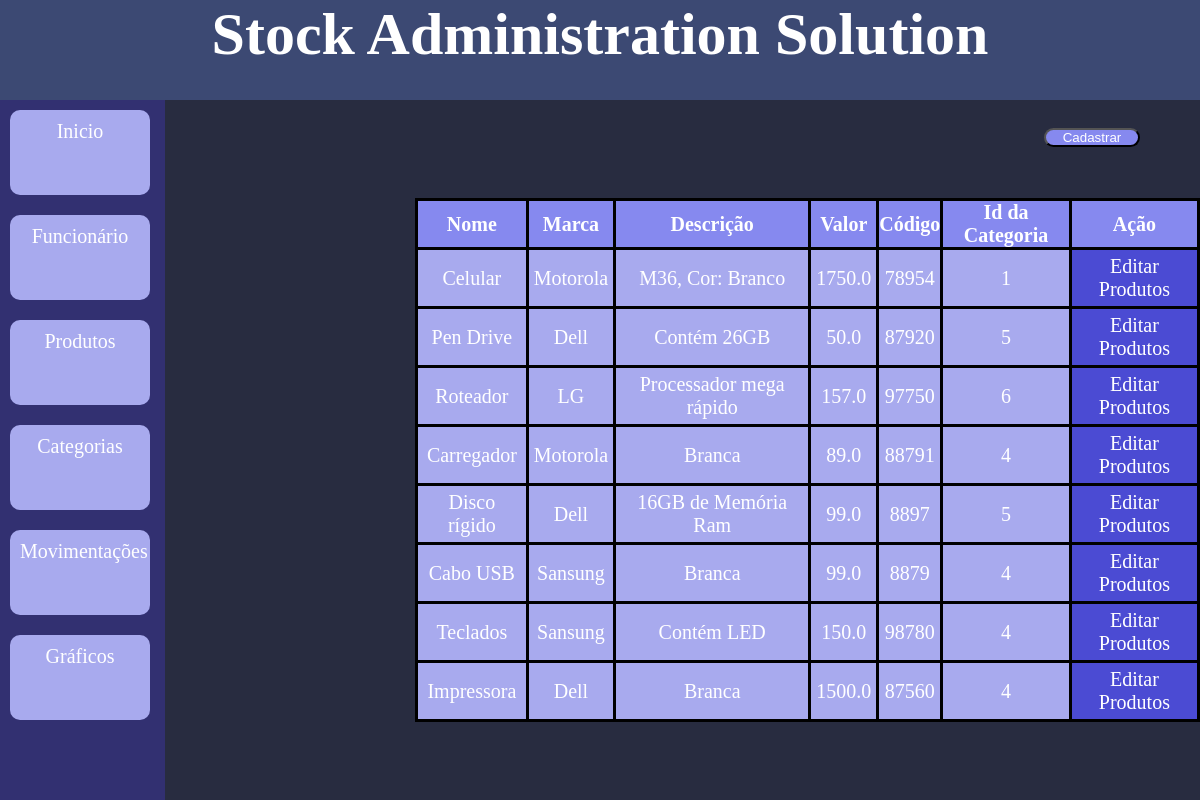
/produtos, run on the app's committed database.
### models.py (models this page shows, shortened)
class Produto(Base):
    __tablename__ = 'produtos'
    id = Column(Integer, primary_key=True)
    nome = Column(String(40), nullable=False, index=True)
    marca = Column(String(40), nullable=False, index=True)
    descricao = Column(String(40), nullable=False, index=True)
    quantidade = Column(Integer)
    valor = Column(Float, nullable=False, index=True)
    codigo = Column(Integer, nullable=False, index=True, unique=True)
    categoria_id = Column(Integer, ForeignKey('categorias.id'))
    categorias = relationship('Categoria')

### app.py (the view)
@app.route('/produtos', methods=['GET'])
def produtos():
    sql_produtos = (select(Produto, Categoria)
                    .join(Categoria, Produto.categoria_id == Categoria.id)
                    )
    resultado_produtos = db_sesion.execute(sql_produtos).scalars()
    print('listadeprodutos:', resultado_produtos)
    return render_template('lista_produtos.html',
                           produtos_banco=resultado_produtos)

### templates/lista_produtos.html
{% extends 'base.html' %}
{% block conteudo %}
<button class="continuar"><a href="{{url_for('criar_produto')}}">Cadastrar</a></button>
<table class="produtos_tab">
    <thead>
        <tr>
            <th>Nome</th>
            <th>Marca</th>
            <th>Descrição</th>
            <th>Valor</th>
            <th>Código</th>
            <th>Id da Categoria</th>
            <th>Ação</th>
        </tr>
    </thead>
    <tbody>
        {% for item in produtos_banco%}
        <tr>
            <td>{{item.nome}}</td>
            <td>{{item.marca}}</td>
            <td>{{item.descricao}}</td>
            <td>{{item.valor}}</td>
            <td>{{item.codigo}}</td>
            <td>{{item.categoria_id}}</td>
            <td class="editar"><a href="{{ url_for('editar_produto', id=item.id) }}">Editar Produtos</a></td>
        </tr>
        {% endfor %}
    </tbody>
</table>
{% endblock conteudo %}

### static/base.css (style rules this page uses)
* { margin: 0; padding: 0; }
body, html { height: 100vh; font-family: "Berlin Sans FB"; font-size: 20px; background-color: #282c40; }
li, a { color: white; text-decoration: none; }
table, td, th { border: 3px solid black; border-collapse: collapse; }
td { text-align: center; padding: 5px; background-color: #a8aaee; color: white; }
th { background-color: #8689ef; color: white; }
.editar { background-color: #4b4bd3; }
.produtos_tab { margin-left: 250px; margin-top: 20px; }
.continuar { position: absolute; width: 8%; background-color: #8689ef; text-align: center; color: white; border-radius: 20px; height: auto; top: 16vh; right: 5vw; }

### data on the page
Produto: nome "Celular", marca "Motorola", descricao "M36, Cor: Branco", valor "1750.0", codigo "78954", categoria_id "1"
Produto: nome "Pen Drive", marca "Dell", descricao "Contém 26GB", valor "50.0", codigo "87920", categoria_id "5"
Produto: nome "Roteador", marca "LG", descricao "Processador mega rápido", valor "157.0", codigo "97750", categoria_id "6"
Produto: nome "Carregador", marca "Motorola", descricao "Branca", valor "89.0", codigo "88791", categoria_id "4"
Produto: nome "Disco rígido", marca "Dell", descricao "16GB de Memória Ram", valor "99.0", codigo "8897", categoria_id "5"
Produto: nome "Cabo USB", marca "Sansung", descricao "Branca", valor "99.0", codigo "8879", categoria_id "4"
Produto: nome "Teclados", marca "Sansung", descricao "Contém LED", valor "150.0", codigo "98780", categoria_id "4"
Produto: nome "Impressora", marca "Dell", descricao "Branca", valor "1500.0", codigo "87560", categoria_id "4"
